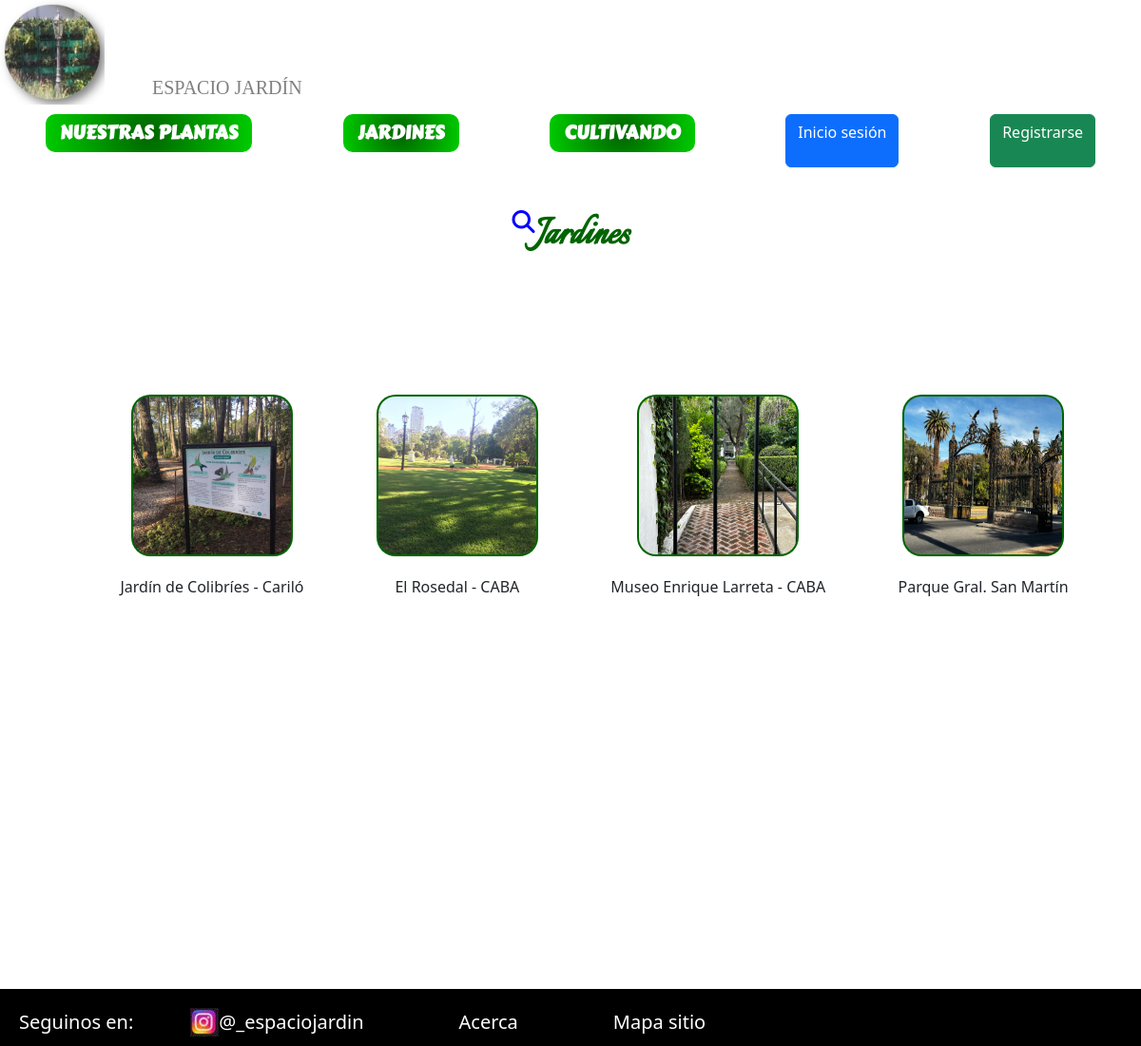
The app's page /jardines with its own data.
### catalogos/models.py (models this page shows, shortened)
class Jardines(models.Model):
    nombre = models.CharField(max_length=50)
    image = models.CharField(max_length=50)
    latitud = models.FloatField()
    longitud = models.FloatField()
    class Meta:
        verbose_name = 'Jardines'
        verbose_name_plural = 'Jardines'

### catalogos/views.py (the view)
# urls.py: path('jardines',jardines,name="jardines"),
def jardines(request):
    contexto = {"jardines": Jardines.objects.all()}
    return render(request,"catalogos/jardines.html", contexto)

### catalogos/templates/catalogos/jardines.html
{% extends "catalogos/index.html" %}
    {% load static %}
    {% block contenido %}
        <div class="contenedorTituloPagina">
            <a class="titPag__IconoBusq" href="{% url 'buscarJardines' %}"><i class="fa-solid fa-magnifying-glass" title="Buscar jardines"></i></a>
            <h2 class="tituloPagina__NoIndex">Jardines</h2>
        </div>
        <section class="contenedorFotoPlantas">
            {% for c in jardines %}
                <article class="contenedorFotoPlantas_Art">
                    <img class="fotoPlantas" src="{% static 'assets/' %}{{c.image}}" alt="{{ c.nombre }}" />
                    <p>{{ c.nombre }}</p>
                </article>
            {% endfor %}
        </section>
    {% endblock contenido %}

### catalogos/static/css/styles.css (style rules this page uses)
a:link, a:visited, a:active { text-decoration: none; }
.contenedorFotoPlantas { display: flex; flex-direction: row; justify-content: space-evenly; align-items: center; flex-wrap: wrap; margin-left: 50px; }
.contenedorFotoPlantas p { margin-top: 0px; }
.contenedorFotoPlantas_Art { display: flex; flex-direction: column; justify-content: center; align-items: center; }
.contenedorFotoPlantas_Art p { margin-top: 20px; }
.contenedorTituloPagina { display: flex; justify-content: center; margin-top: 0px; }
.fotoPlantas { width: 170px; height: 170px; background-color: #006400; border: 1px; border-radius: 20px; margin-top: 0px; margin-bottom: 0px; text-align: center; padding: 2px; color: white; }
.tituloPagina__NoIndex { font-size: 48px; font-family: "Italianno-Regular"; font-weight: bold; color: darkgreen; margin-top: 0px; margin-bottom: 0px; }
.titPag__IconoBusq { font-size: 24px; font-family: "Italianno-Regular"; font-weight: bold; color: blue; margin-top: 0px; margin-bottom: 0px; }

### records on screen
Jardines: image (picture), nombre "Jardín de Colibríes - Cariló"
Jardines: image (picture), nombre "El Rosedal - CABA"
Jardines: image (picture), nombre "Museo Enrique Larreta - CABA"
Jardines: image (picture), nombre "Parque Gral. San Martín"
